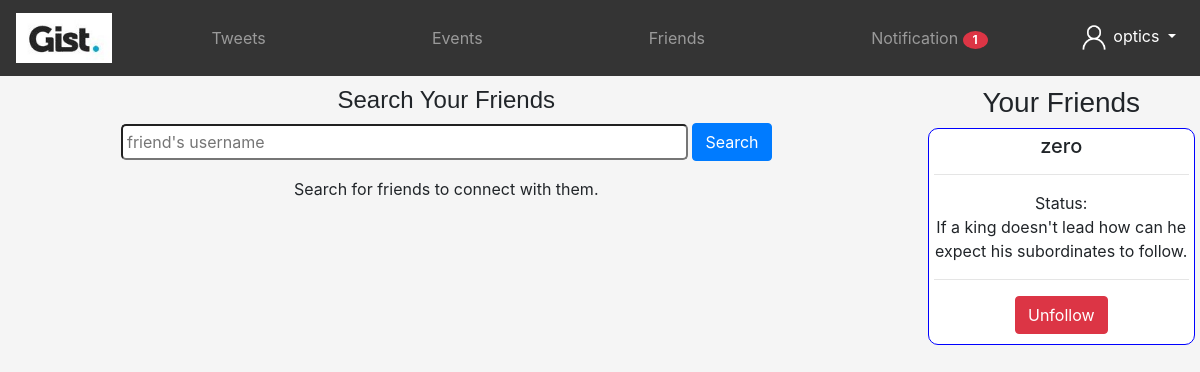
The app's page /friends (signed in), older data.
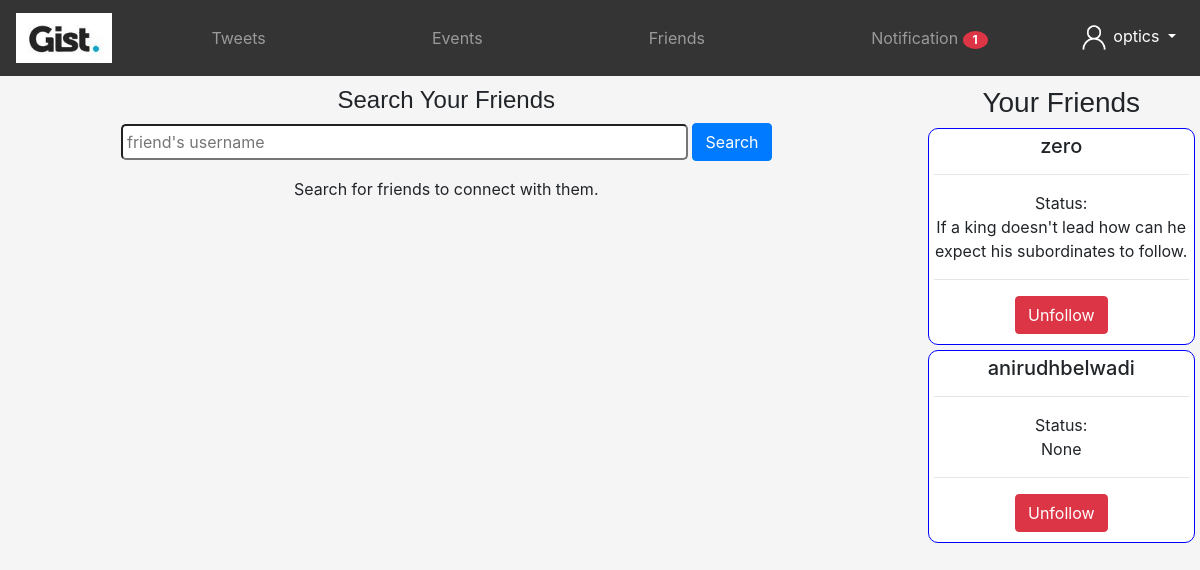
The same page, newer data.
### tables this page shows
CREATE TABLE "Users" (
	"username"	TEXT,
	"email"	TEXT COLLATE UTF16CI,
	"password"	TEXT,
	"id"	INTEGER,
	"status"	TEXT DEFAULT NULL,
	"numFriends"	NUMERIC DEFAULT 0,
	"numEvents"	INTEGER DEFAULT 0,
	"numTweets"	INTEGER DEFAULT 0,
	"friends"	TEXT DEFAULT NULL
);

### main.py (the view, shortened to what this page needs)
@app.route('/friends', methods = ['POST', 'GET'])
def friends():
    if 'id' in session:
        username = session['username']
        friendsdata = fetchFriendsdata(username)
        frndRequests = fetchFriendRequests(username)
        if(len(frndRequests) > 0):
            return render_template('friends.html', msg = "Search for friends to connect with them.", friends = friendsdata, alert = len(frndRequests))
        return render_template('friends.html', msg = "Search for friends to connect with them.", friends = friendsdata)
    return render_template('friends.html', msg = "Search for friends to connect with them.")

### pydb.py (called while the page is built)
def fetchUser(username):
    conn = sqlite3.connect('database.db')
    cur = conn.cursor()
    cur.execute("SELECT * FROM Users WHERE username = ?", (username,))
    row = cur.fetchall()
    conn.close()
    print(row)
    return row

def fetchFriends(username):
    data = fetchUser(username)
    friends = []
    if(data[0][8] != None):
        friends = data[0][8].split(',')
    return friends

def fetchFriendsdata(username):
    friends = fetchFriends(username)
    friendsdata = []
    for i in friends:
        frd = fetchUser(i)
        friendsdata.append(frd)
    return friendsdata

def fetchFriendRequests(username):
    con = sqlite3.connect('database.db')
    cur = con.cursor()
    cur.execute("SELECT * FROM frequest WHERE toUser = ?", (username, ))
    row = cur.fetchall()
    con.close()
    return row

### templates/friends.html (shortened to what the changed rows need)
<!DOCTYPE html>
<html lang="en">
<head>
    <link rel="stylesheet" href="https://cdn.jsdelivr.net/npm/bootstrap@4.5.3/dist/css/bootstrap.min.css">
</head>
<body style="background-color: whitesmoke;">
      <div class="row" style="margin-top: 10px;">
          <div class="col-sm-3">
              {% for friend in friends %}
                {% for data in friend%}
              <div style="background-color: white; margin: 5px; padding: 5px; border-radius: 10px; border: 1px solid blue; align-content: center;">
                  <h5 style="text-align: center;">{{data[0]}}</h5>
                  <hr>
                  <p style="text-align: center;">Status: <br>{{data[4]}}</p>
                  <hr>
                  <form style="align-content: center;" action="/unfollow" method="POST">
                    <div class="wd-100 d-flex justify-content-center" style="align-content: center;">
                        <button class="btn btn-danger" type="submit" style="margin-bottom: 5px;">Unfollow</button>
                    </div>
                  </form>
              </div>
                {% endfor %}
              {% endfor %}
          </div>
      </div>
</body>
</html>

Row changes from the older to the newer data that the page shows:
now on this page (row edited): Users: username "anirudhbelwadi", data "None"
